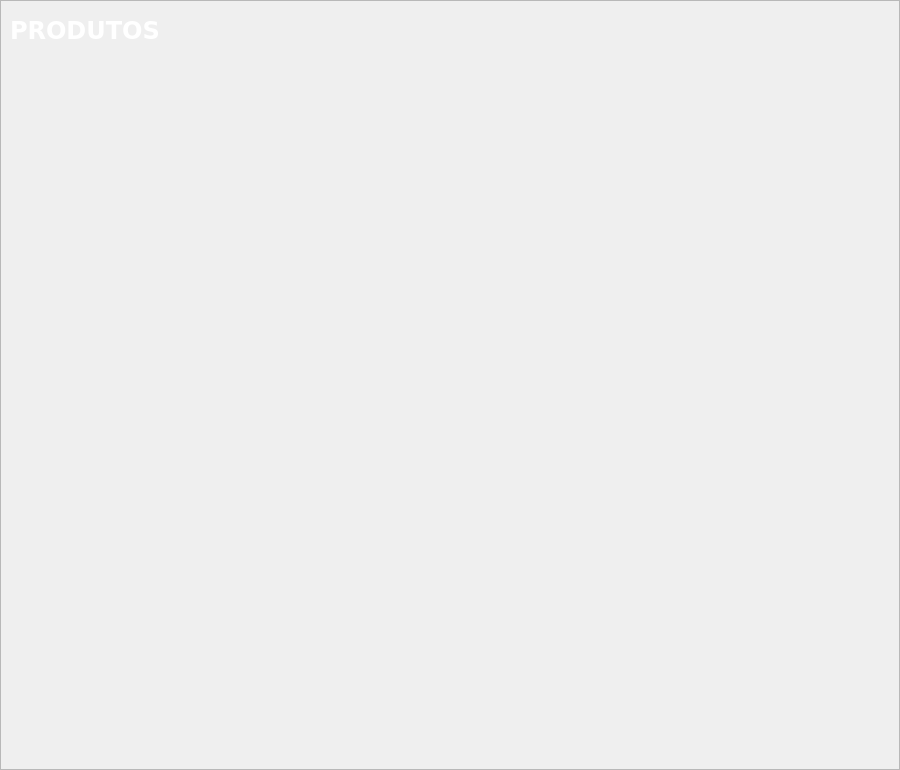
<?xml version="1.0" encoding="UTF-8"?>
<ui version="4.0">
 <class>frameProdutos</class>
 <widget class="QWidget" name="frameProdutos">
  <property name="geometry">
   <rect>
    <x>0</x>
    <y>0</y>
    <width>900</width>
    <height>770</height>
   </rect>
  </property>
  <property name="windowTitle">
   <string>Form</string>
  </property>
  <widget class="QFrame" name="ct_Produtos">
   <property name="geometry">
    <rect>
     <x>0</x>
     <y>0</y>
     <width>900</width>
     <height>770</height>
    </rect>
   </property>
   <property name="frameShape">
    <enum>QFrame::StyledPanel</enum>
   </property>
   <property name="frameShadow">
    <enum>QFrame::Raised</enum>
   </property>
   <widget class="QFrame" name="fr_TituloProdutos">
    <property name="geometry">
     <rect>
      <x>0</x>
      <y>0</y>
      <width>900</width>
      <height>60</height>
     </rect>
    </property>
    <property name="styleSheet">
     <string notr="true">border: none</string>
    </property>
    <property name="frameShape">
     <enum>QFrame::NoFrame</enum>
    </property>
    <property name="frameShadow">
     <enum>QFrame::Plain</enum>
    </property>
    <widget class="QLabel" name="label">
     <property name="geometry">
      <rect>
       <x>10</x>
       <y>15</y>
       <width>160</width>
       <height>30</height>
      </rect>
     </property>
     <property name="font">
      <font>
       <family>DejaVu Sans</family>
       <pointsize>18</pointsize>
       <weight>75</weight>
       <bold>true</bold>
      </font>
     </property>
     <property name="styleSheet">
      <string notr="true">color: #FFF</string>
     </property>
     <property name="text">
      <string>PRODUTOS</string>
     </property>
    </widget>
   </widget>
  </widget>
 </widget>
 <resources/>
 <connections/>
</ui>
